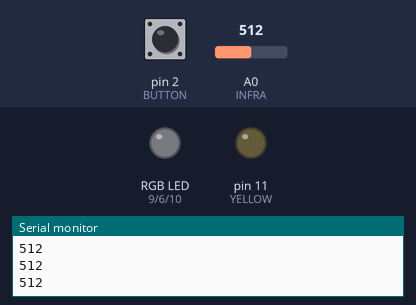
The sketch below on a simulated Arduino Uno, built with avr-gcc and run on an emulated ATmega328P. Shown: an RGB LED mixed from three pins (HIGH = lit), output pins drawn as LEDs (lit = HIGH), the last lines printed to the serial monitor. Dashed ring = blinking. The test bench sets the inputs (shaded band); at power-on: pin 2 (BUTTON) LOW, A0 (INFRA) = 512. Dim RGB values are drawn brighter than linear; random numbers use the default seed unless the sketch sets one.

Above: at 1.2 s.
1.3 s: pin 2 (BUTTON) pulled HIGH for 0.15 s
At 2.0 s:
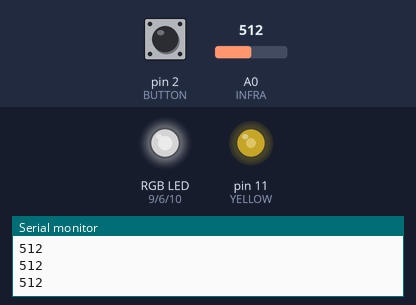
2.9 s: A0 (INFRA) set to 716
At 3.3 s:
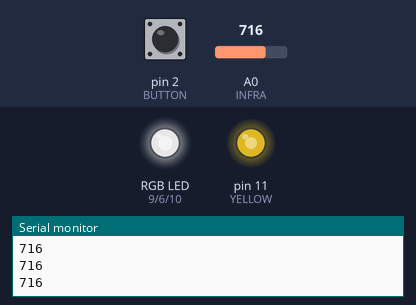
4.4 s: A0 (INFRA) set to 900
At 5.6 s:
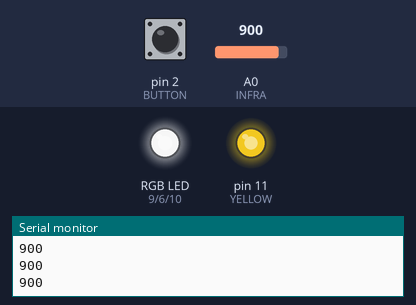
5.9 s: A0 (INFRA) set to 122
At 6.8 s:
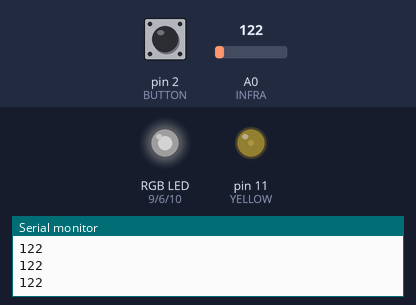
7.4 s: pin 2 (BUTTON) pulled HIGH for 1 s
At 7.46 s:
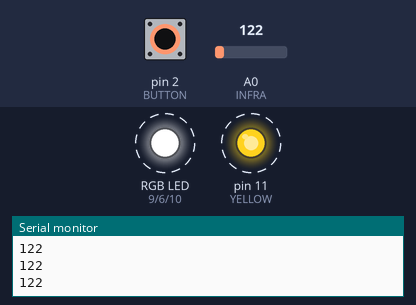
10.4 s: pin 2 (BUTTON) pulled HIGH for 0.15 s
Timing chart, 0 to 14.4 s (numbered marks = the images above; inputs shaded):
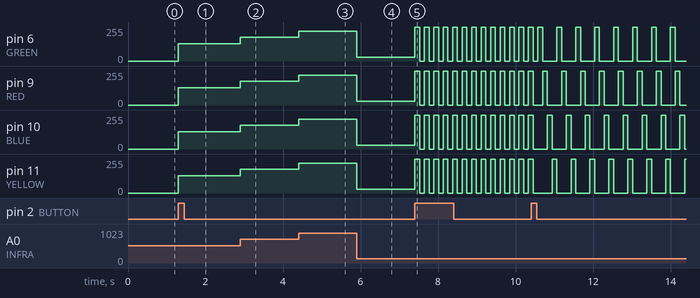

Measured:
- after the input at 1.3 s, pin 6 (GREEN), pin 9 (RED), pin 10 (BLUE), pin 11 (YELLOW): 0/255 → 128/255 at once
- after the input at 2.9 s, pin 6 (GREEN), pin 9 (RED), pin 10 (BLUE), pin 11 (YELLOW): 128/255 → 179/255 at once
- after the input at 4.4 s, pin 6 (GREEN), pin 9 (RED), pin 10 (BLUE), pin 11 (YELLOW): 179/255 → 225/255 at once
- after the input at 5.9 s, pin 6 (GREEN), pin 9 (RED), pin 10 (BLUE), pin 11 (YELLOW): 225/255 → 30/255 at once
- after the input at 7.4 s, pin 6 (GREEN), pin 9 (RED), pin 10 (BLUE), pin 11 (YELLOW): alternates 255/255 for 0.12 s and 0/255 for 0.12 s, starting at once

The sketch:

Lab1.ino
```cpp
const int GREEN = 6;
const int RED = 9;
const int BLUE = 10;
const int YELLOW = 11;
const int INFRA = A0;
const int BUTTON = 2;

int val = 0;
int old_val = 0;
int dist = 0;

// Tally the number of button push
int temp = 0;

// Declear states given out int differnt functions
void all_on();
void all_off();
void flashing();
void one_at_a_time();
void dj_set();


void setup() {
  // Set LED pins to be output and the button pin to the input
  pinMode(GREEN, OUTPUT);
  pinMode(RED, OUTPUT);
  pinMode(BLUE, OUTPUT);
  pinMode(YELLOW, OUTPUT);

  pinMode(BUTTON, INPUT);

  // Enable Serial Port with a 9600 baud rate
  Serial.begin(9600);

  // Set up External Interrupt on Pin 2 with a rising edge
  attachInterrupt(digitalPinToInterrupt(BUTTON), button_push, RISING);
}

void loop() {
  // store analog read value to dist
  dist = analogRead(INFRA);

  // Cycle through different mode using modulus
  if (temp % 5 == 1)
  {
    all_on();
  }
  else if (temp % 5 == 2)
  {
    flashing();
  }
  else if (temp % 5 == 3)
  {
    one_at_a_time();
  }
  else if (temp % 5 == 4)
  {
    dj_set();
  }
  else if (temp % 5 == 0)
  {
    all_off();
  }

  Serial.println(dist);
}

void button_push() {
  // Tally button press interrupt at every rising edge with 100 ms debounce
  temp++;
  delay(100);
}

void all_on() {
  // All on mode where the brightness of the leds are dependent upon the analog read value
  analogWrite(GREEN, dist/4);
  analogWrite(RED, dist/4);
  analogWrite(BLUE, dist/4);
  analogWrite(YELLOW, dist/4);
}

void all_off() {
  // Turn off all leds
  digitalWrite(GREEN, LOW);
  digitalWrite(RED, LOW);
  digitalWrite(BLUE, LOW);
  digitalWrite(YELLOW, LOW);

}

void flashing() {
  // Flashing leds with dist milliseconds delay
  digitalWrite(GREEN, HIGH);
  digitalWrite(RED, HIGH);
  digitalWrite(BLUE, HIGH);
  digitalWrite(YELLOW, HIGH);

  delay(dist);

  digitalWrite(GREEN, LOW);
  digitalWrite(RED, LOW);
  digitalWrite(BLUE, LOW);
  digitalWrite(YELLOW, LOW);

  delay(dist);
}

void one_at_a_time() {
  // Cycle through one led at a time and delay dist milliseconds
  digitalWrite(GREEN, HIGH);
  digitalWrite(RED, LOW);
  digitalWrite(BLUE, LOW);
  digitalWrite(YELLOW, LOW);

  delay(dist);
  dist = analogRead(INFRA);

  digitalWrite(GREEN, LOW);
  digitalWrite(RED, HIGH);
  digitalWrite(BLUE, LOW);
  digitalWrite(YELLOW, LOW);

  delay(dist);
  dist = analogRead(INFRA);

  digitalWrite(GREEN, LOW);
  digitalWrite(RED, LOW);
  digitalWrite(BLUE, HIGH);
  digitalWrite(YELLOW, LOW);

  delay(dist);
  dist = analogRead(INFRA);

  digitalWrite(GREEN, LOW);
  digitalWrite(RED, LOW);
  digitalWrite(BLUE, LOW);
  digitalWrite(YELLOW, HIGH);

  delay(dist);

}

void dj_set() {
  // Randomly light up leds and delay dist milliseconds
  int random_1 = 0;
  int random_2 = 0;
  int random_3 = 0;
  int random_4 = 0;

  random_1 = random(0, 2);
  random_2 = random(0, 2);
  random_3 = random(0, 2);
  random_4 = random(0, 2);

  digitalWrite(GREEN, random_1);
  digitalWrite(RED, random_2);
  digitalWrite(BLUE, random_3);
  digitalWrite(YELLOW, random_4);

  delay(dist);
}
```
